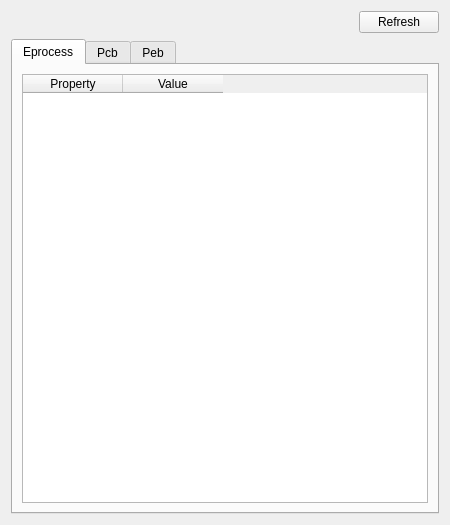
<?xml version="1.0" encoding="UTF-8"?>
<ui version="4.0">
 <class>ProcessDetailClass</class>
 <widget class="QWidget" name="ProcessDetailClass">
  <property name="geometry">
   <rect>
    <x>0</x>
    <y>0</y>
    <width>450</width>
    <height>525</height>
   </rect>
  </property>
  <property name="windowTitle">
   <string>ProcessDetail</string>
  </property>
  <layout class="QHBoxLayout" name="horizontalLayout_2">
   <item>
    <layout class="QVBoxLayout" name="verticalLayout">
     <item>
      <layout class="QHBoxLayout" name="horizontalLayout">
       <item>
        <spacer name="horizontalSpacer">
         <property name="orientation">
          <enum>Qt::Horizontal</enum>
         </property>
         <property name="sizeHint" stdset="0">
          <size>
           <width>40</width>
           <height>20</height>
          </size>
         </property>
        </spacer>
       </item>
       <item>
        <widget class="QPushButton" name="ProcessDetailRefreshButton">
         <property name="text">
          <string>Refresh</string>
         </property>
        </widget>
       </item>
      </layout>
     </item>
     <item>
      <widget class="QTabWidget" name="ProcessDetailTab">
       <property name="currentIndex">
        <number>0</number>
       </property>
       <widget class="QWidget" name="EprocessTab">
        <attribute name="title">
         <string>Eprocess</string>
        </attribute>
        <layout class="QGridLayout" name="gridLayout">
         <item row="0" column="0">
          <widget class="QTableWidget" name="EprocessDetailTable">
           <property name="editTriggers">
            <set>QAbstractItemView::NoEditTriggers</set>
           </property>
           <property name="selectionMode">
            <enum>QAbstractItemView::SingleSelection</enum>
           </property>
           <property name="selectionBehavior">
            <enum>QAbstractItemView::SelectRows</enum>
           </property>
           <attribute name="verticalHeaderVisible">
            <bool>false</bool>
           </attribute>
           <column>
            <property name="text">
             <string>Property</string>
            </property>
           </column>
           <column>
            <property name="text">
             <string>Value</string>
            </property>
           </column>
          </widget>
         </item>
        </layout>
       </widget>
       <widget class="QWidget" name="PcbTab">
        <attribute name="title">
         <string>Pcb</string>
        </attribute>
        <layout class="QGridLayout" name="gridLayout_2">
         <item row="0" column="0">
          <widget class="QTableWidget" name="PcbDetailTable">
           <property name="editTriggers">
            <set>QAbstractItemView::NoEditTriggers</set>
           </property>
           <property name="selectionMode">
            <enum>QAbstractItemView::SingleSelection</enum>
           </property>
           <property name="selectionBehavior">
            <enum>QAbstractItemView::SelectRows</enum>
           </property>
           <attribute name="verticalHeaderVisible">
            <bool>false</bool>
           </attribute>
           <column>
            <property name="text">
             <string>Property</string>
            </property>
           </column>
           <column>
            <property name="text">
             <string>Value</string>
            </property>
           </column>
          </widget>
         </item>
        </layout>
       </widget>
       <widget class="QWidget" name="PebTab">
        <attribute name="title">
         <string>Peb</string>
        </attribute>
        <layout class="QGridLayout" name="gridLayout_3">
         <item row="0" column="0">
          <widget class="QTableWidget" name="PebDetailTable">
           <property name="editTriggers">
            <set>QAbstractItemView::NoEditTriggers</set>
           </property>
           <property name="selectionMode">
            <enum>QAbstractItemView::SingleSelection</enum>
           </property>
           <property name="selectionBehavior">
            <enum>QAbstractItemView::SelectRows</enum>
           </property>
           <attribute name="verticalHeaderVisible">
            <bool>false</bool>
           </attribute>
           <column>
            <property name="text">
             <string>Property</string>
            </property>
           </column>
           <column>
            <property name="text">
             <string>Value</string>
            </property>
           </column>
          </widget>
         </item>
        </layout>
       </widget>
      </widget>
     </item>
    </layout>
   </item>
  </layout>
 </widget>
 <resources/>
 <connections/>
</ui>
